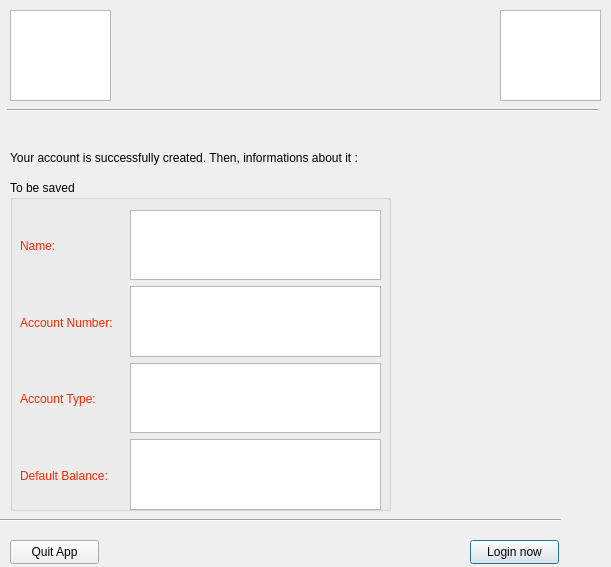
<?xml version="1.0" encoding="UTF-8"?>
<ui version="4.0">
 <class>DialogNewCount</class>
 <widget class="QDialog" name="DialogNewCount">
  <property name="geometry">
   <rect>
    <x>0</x>
    <y>0</y>
    <width>611</width>
    <height>567</height>
   </rect>
  </property>
  <property name="windowTitle">
   <string>Dialog</string>
  </property>
  <property name="styleSheet">
   <string notr="true"/>
  </property>
  <widget class="QLabel" name="label_2">
   <property name="geometry">
    <rect>
     <x>10</x>
     <y>150</y>
     <width>441</width>
     <height>16</height>
    </rect>
   </property>
   <property name="styleSheet">
    <string notr="true">font: 12pt &quot;Andalus&quot;;</string>
   </property>
   <property name="text">
    <string>Your account is successfully created. Then, informations about it :</string>
   </property>
  </widget>
  <widget class="QGroupBox" name="groupBox">
   <property name="geometry">
    <rect>
     <x>10</x>
     <y>180</y>
     <width>381</width>
     <height>331</height>
    </rect>
   </property>
   <property name="styleSheet">
    <string notr="true">font: 12pt &quot;Copperplate Gothic Bold&quot;;</string>
   </property>
   <property name="title">
    <string>To be saved</string>
   </property>
   <widget class="QWidget" name="verticalLayoutWidget">
    <property name="geometry">
     <rect>
      <x>10</x>
      <y>30</y>
      <width>111</width>
      <height>301</height>
     </rect>
    </property>
    <layout class="QVBoxLayout" name="verticalLayout">
     <item>
      <widget class="QLabel" name="label_6">
       <property name="styleSheet">
        <string notr="true">font: 10pt &quot;Dutch801 Rm BT&quot;;
	color: rgb(255, 39, 1);
</string>
       </property>
       <property name="text">
        <string>Name:</string>
       </property>
      </widget>
     </item>
     <item>
      <widget class="QLabel" name="label_3">
       <property name="styleSheet">
        <string notr="true">font: 10pt &quot;Dutch801 Rm BT&quot;;
	color: rgb(255, 39, 1);
</string>
       </property>
       <property name="text">
        <string>Account Number:</string>
       </property>
      </widget>
     </item>
     <item>
      <widget class="QLabel" name="label_5">
       <property name="styleSheet">
        <string notr="true">font: 10pt &quot;Dutch801 Rm BT&quot;;
	color: rgb(255, 39, 1);
</string>
       </property>
       <property name="text">
        <string>Account Type:</string>
       </property>
      </widget>
     </item>
     <item>
      <widget class="QLabel" name="label_4">
       <property name="styleSheet">
        <string notr="true">font: 10pt &quot;Dutch801 Rm BT&quot;;
	color: rgb(255, 39, 1);
</string>
       </property>
       <property name="text">
        <string>Default Balance:</string>
       </property>
      </widget>
     </item>
    </layout>
   </widget>
   <widget class="QWidget" name="verticalLayoutWidget_2">
    <property name="geometry">
     <rect>
      <x>120</x>
      <y>30</y>
      <width>251</width>
      <height>300</height>
     </rect>
    </property>
    <layout class="QVBoxLayout" name="verticalLayout_2">
     <item>
      <widget class="QTextBrowser" name="name"/>
     </item>
     <item>
      <widget class="QTextBrowser" name="aNum"/>
     </item>
     <item>
      <widget class="QTextBrowser" name="type"/>
     </item>
     <item>
      <widget class="QTextBrowser" name="dBal"/>
     </item>
    </layout>
   </widget>
  </widget>
  <widget class="Line" name="line">
   <property name="geometry">
    <rect>
     <x>7</x>
     <y>100</y>
     <width>591</width>
     <height>20</height>
    </rect>
   </property>
   <property name="orientation">
    <enum>Qt::Horizontal</enum>
   </property>
  </widget>
  <widget class="QGraphicsView" name="graphicsView">
   <property name="geometry">
    <rect>
     <x>10</x>
     <y>10</y>
     <width>101</width>
     <height>91</height>
    </rect>
   </property>
   <property name="styleSheet">
    <string notr="true">border-image: url(:/MesImages/MesImages/bank (1).png);</string>
   </property>
  </widget>
  <widget class="QGraphicsView" name="graphicsView_2">
   <property name="geometry">
    <rect>
     <x>500</x>
     <y>10</y>
     <width>101</width>
     <height>91</height>
    </rect>
   </property>
   <property name="styleSheet">
    <string notr="true">border-image: url(:/MesImages/MesImages/bank (1).png);</string>
   </property>
  </widget>
  <widget class="QPushButton" name="login">
   <property name="geometry">
    <rect>
     <x>470</x>
     <y>540</y>
     <width>89</width>
     <height>24</height>
    </rect>
   </property>
   <property name="text">
    <string>Login now</string>
   </property>
  </widget>
  <widget class="QPushButton" name="quit">
   <property name="geometry">
    <rect>
     <x>10</x>
     <y>540</y>
     <width>89</width>
     <height>24</height>
    </rect>
   </property>
   <property name="text">
    <string>Quit App</string>
   </property>
  </widget>
  <widget class="Line" name="line_2">
   <property name="geometry">
    <rect>
     <x>0</x>
     <y>510</y>
     <width>561</width>
     <height>20</height>
    </rect>
   </property>
   <property name="orientation">
    <enum>Qt::Horizontal</enum>
   </property>
  </widget>
 </widget>
 <resources/>
 <connections/>
</ui>
